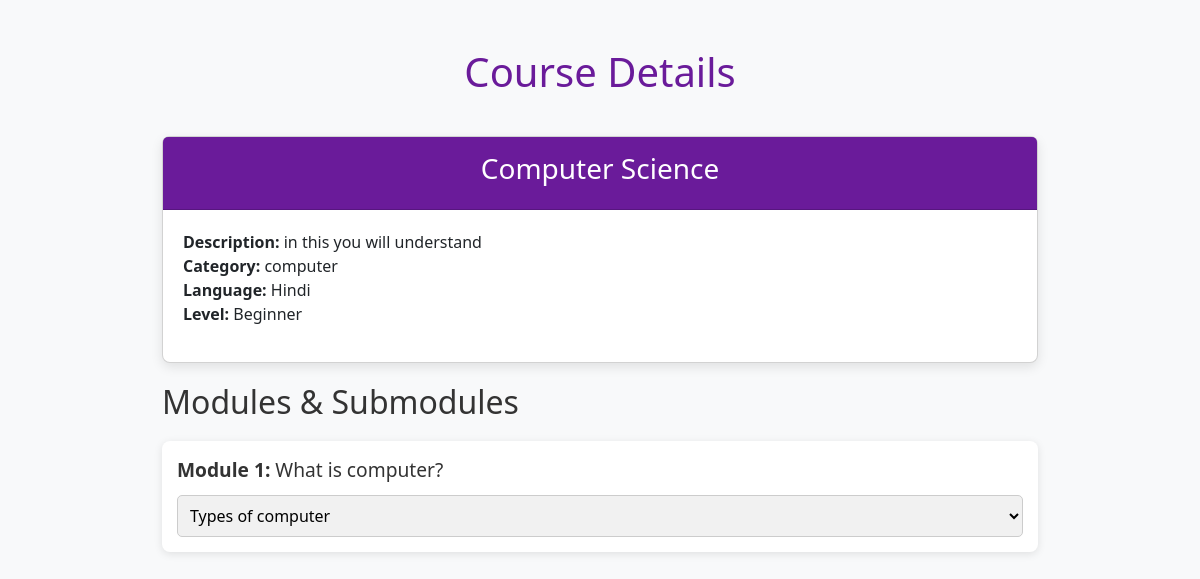
The app's page /course/1/view with its own data.
### models/user.py (models this page shows)
class Course(db.Model):
    id = db.Column(db.Integer, primary_key=True)
    name = db.Column(db.String(100), nullable=False)
    description = db.Column(db.Text, nullable=False)
    category = db.Column(db.String(50), nullable = False)
    language = db.Column(db.String(10), default='en')
    level = db.Column(db.String(50), nullable=False)
    modules = db.relationship('Module', backref='course_modules', lazy='subquery', cascade="all, delete-orphan")
    quizzes = db.relationship('Quiz', backref='course', lazy='dynamic', cascade='all, delete-orphan')
    progress = db.relationship('Progress', back_populates='course', lazy='dynamic')
    notes = db.relationship('Note', backref='course', lazy='dynamic',cascade='all, delete-orphan')
    quiz_attempts = db.relationship("QuizAttempt", backref="quiz_course", lazy="dynamic")
    mentors = db.relationship('Mentor', secondary=mentor_course_association, back_populates='courses')

class Module(db.Model):
    id = db.Column(db.Integer, primary_key=True)
    title = db.Column(db.String(200))
    video_path = db.Column(db.String(200))
    course_id = db.Column(db.Integer, db.ForeignKey('course.id'), nullable=False)
    submodules = db.relationship('SubModule', backref='module', cascade='all, delete-orphan')

### app.py (the view)
@app.route('/course/<int:id>/view', methods=['GET'])
def view_course(id):
    course = Course.query.get_or_404(id)
    course_data = []
    for module in course.modules:
        submodules = module.submodules  # directly access submodules from the module
        course_data.append({
            'module': module,
            'submodules': submodules
        })
    return render_template('aboutCourse.html', course=course, modules=course_data)

### templates/aboutCourse.html (shortened to what this page needs)
<!DOCTYPE html>
<html lang="en">
<head>
    <link href="https://cdn.jsdelivr.net/npm/bootstrap@5.3.0/dist/css/bootstrap.min.css" rel="stylesheet">
</head>
<body>
    <div class="container mt-5">
        <h1>Course Details</h1>
        <div class="card course-card">
            <div class="card-header course-card-header">
                <h3>{{ course.name }}</h3>
            </div>
            <div class="card-body course-card-body">
                <ul class="list-unstyled">
                    <li><strong>Description:</strong> {{ course.description }}</li>
                    <li><strong>Category:</strong> {{ course.category }}</li>
                    <li><strong>Language:</strong> {{ course.language }}</li>
                    <li><strong>Level:</strong> {{ course.level }}</li>
                </ul>
            </div>
        </div>
        <h2>Modules & Submodules</h2>
        {% for module in modules %}
        <div class="module-container">
            <div class="module-header"><strong>Module {{ loop.index }}:</strong> {{ module.module.title }}</div>
            <select>
                {% if module.submodules %}
                    {% for sub in module.submodules %}
                        <option>{{ sub.name }}</option>
                    {% endfor %}
                {% else %}
                    <option disabled>No submodules found</option>
                {% endif %}
            </select>
        </div>
        {% endfor %}
    </div>
</body>
</html>

### templates/aboutCourse.html (style rules this page uses)
body { background-color: #f8f9fa; color: #333; }
h1 { text-align: center; color: #6a1b9a; margin-bottom: 40px; }
.course-card { border-radius: 8px; box-shadow: 0 4px 12px rgba(0, 0, 0, 0.1); margin-bottom: 20px; }
.course-card-header { background-color: #6a1b9a; color: white; font-size: 1.5rem; text-align: center; padding: 15px; }
.course-card-body { padding: 20px; }
.module-container { background-color: #fff; padding: 15px; border-radius: 8px; box-shadow: 0 2px 8px rgba(0, 0, 0, 0.1); margin-top: 20px; }
.module-container select { width: 100%; padding: 8px; border-radius: 5px; border: 1px solid #ccc; background-color: #f1f1f1; }
.module-header { font-size: 1.2rem; margin-bottom: 10px; }
.container { max-width: 900px; }

### records on screen
Course: name "Computer Science", description "in this you will understand", category "computer", language "Hindi", level "Beginner"
Module: module "What is computer?"

### other values on screen
form field value "Types of computer"
